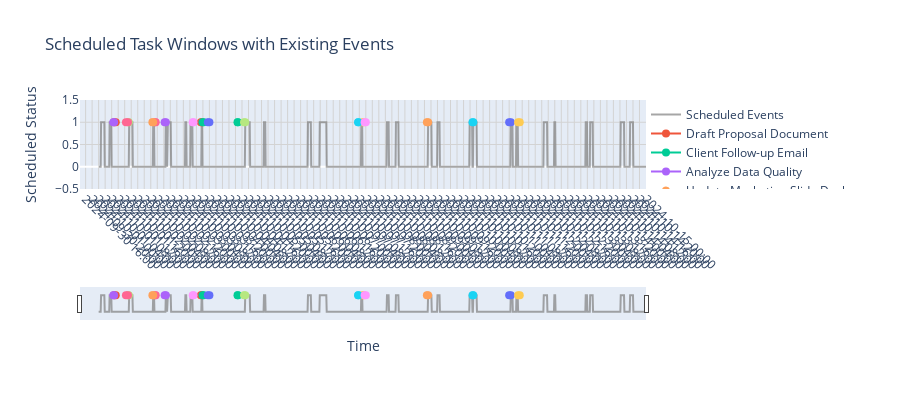

Notebook cell for this chart:
### Code cell


### Figure 1 — Plotly figure (JSON) as saved in the notebook; plotly's stock layout.template omitted (floating-point values rounded to 4 significant figures; data arrays with more than 128 entries replaced by an {"elided": "..."} marker saying what was removed)
{"data": [{"line": {"color": "gray", "width": 2}, "mode": "lines", "name": "Scheduled Events", "opacity": 0.7, "type": "scatter", "x": {"elided": "1345 str values"}, "y": {"elided": "1345 int values"}}, {"line": {"width": 2}, "marker": {"size": 8, "symbol": "circle"}, "mode": "lines+markers", "name": "Draft Proposal Document", "type": "scatter", "x": ["2024-10-03T14:45:00", "2024-10-03T15:15:00"], "y": [1, 1]}, {"line": {"width": 2}, "marker": {"size": 8, "symbol": "circle"}, "mode": "lines+markers", "name": "Client Follow-up Email", "type": "scatter", "x": ["2024-10-03T15:45:00", "2024-10-03T16:30:00"], "y": [1, 1]}, {"line": {"width": 2}, "marker": {"size": 8, "symbol": "circle"}, "mode": "lines+markers", "name": "Analyze Data Quality", "type": "scatter", "x": ["2024-10-02T16:30:00", "2024-10-02T17:15:00"], "y": [1, 1]}, {"line": {"width": 2}, "marker": {"size": 8, "symbol": "circle"}, "mode": "lines+markers", "name": "Update Marketing Slide Deck", "type": "scatter", "x": ["2024-10-09T09:30:00", "2024-10-09T10:15:00"], "y": [1, 1]}, {"line": {"width": 2}, "marker": {"size": 8, "symbol": "circle"}, "mode": "lines+markers", "name": "Create Team Strategy Outline", "type": "scatter", "x": ["2024-10-10T13:30:00", "2024-10-10T14:00:00"], "y": [1, 1]}, {"line": {"width": 2}, "marker": {"size": 8, "symbol": "circle"}, "mode": "lines+markers", "name": "Reconcile Expense Sheets", "type": "scatter", "x": ["2024-10-02T10:45:00", "2024-10-02T11:00:00"], "y": [1, 1]}, {"line": {"width": 2}, "marker": {"size": 8, "symbol": "circle"}, "mode": "lines+markers", "name": "Prepare Design Mockups", "type": "scatter", "x": ["2024-10-01T18:15:00", "2024-10-01T18:30:00"], "y": [1, 1]}, {"line": {"width": 2}, "marker": {"size": 8, "symbol": "circle"}, "mode": "lines+markers", "name": "Debug System Errors", "type": "scatter", "x": ["2024-10-03T09:45:00", "2024-10-03T10:15:00"], "y": [1, 1]}, {"line": {"width": 2}, "marker": {"size": 8, "symbol": "circle"}, "mode": "lines+markers", "name": "Compile Monthly Sales Report", "type": "scatter", "x": ["2024-10-07T18:00:00", "2024-10-07T18:45:00"], "y": [1, 1]}, {"line": {"width": 2}, "marker": {"size": 8, "symbol": "circle"}, "mode": "lines+markers", "name": "Review Sales Forecast Spreadsheet", "type": "scatter", "x": ["2024-10-11T12:00:00", "2024-10-11T13:00:00"], "y": [1, 1]}, {"line": {"width": 2}, "marker": {"size": 8, "symbol": "circle"}, "mode": "lines+markers", "name": "Organize Training Materials", "type": "scatter", "x": ["2024-10-01T09:30:00", "2024-10-01T10:30:00"], "y": [1, 1]}, {"line": {"width": 2}, "marker": {"size": 8, "symbol": "circle"}, "mode": "lines+markers", "name": "Revise Website Content Draft", "type": "scatter", "x": ["2024-10-04T13:15:00", "2024-10-04T13:30:00"], "y": [1, 1]}, {"line": {"width": 2}, "marker": {"size": 8, "symbol": "circle"}, "mode": "lines+markers", "name": "Clean Up Codebase", "type": "scatter", "x": ["2024-10-01T09:00:00", "2024-10-01T09:30:00"], "y": [1, 1]}, {"line": {"width": 2}, "marker": {"size": 8, "symbol": "circle"}, "mode": "lines+markers", "name": "Compile Financial Data for Q3", "type": "scatter", "x": ["2024-10-02T09:00:00", "2024-10-02T09:30:00"], "y": [1, 1]}, {"line": {"width": 2}, "marker": {"size": 8, "symbol": "circle"}, "mode": "lines+markers", "name": "Audit SEO Performance Logs", "type": "scatter", "x": ["2024-10-07T15:15:00", "2024-10-07T15:30:00"], "y": [1, 1]}, {"line": {"width": 2}, "marker": {"size": 8, "symbol": "circle"}, "mode": "lines+markers", "name": "Organize Product Backlog", "type": "scatter", "x": ["2024-10-01T16:45:00", "2024-10-01T18:00:00"], "y": [1, 1]}, {"line": {"width": 2}, "marker": {"size": 8, "symbol": "circle"}, "mode": "lines+markers", "name": "Prepare Onboarding Checklist", "type": "scatter", "x": ["2024-10-04T17:15:00", "2024-10-04T18:00:00"], "y": [1, 1]}, {"line": {"width": 2}, "marker": {"size": 8, "symbol": "circle"}, "mode": "lines+markers", "name": "Update Social Media Calendar", "type": "scatter", "x": ["2024-10-07T19:15:00", "2024-10-07T20:00:00"], "y": [1, 1]}, {"line": {"width": 2}, "marker": {"size": 8, "symbol": "circle"}, "mode": "lines+markers", "name": "Create Client Onboarding Packet", "type": "scatter", "x": ["2024-10-11T17:30:00", "2024-10-11T18:30:00"], "y": [1, 1]}, {"line": {"width": 2}, "marker": {"size": 8, "symbol": "circle"}, "mode": "lines+markers", "name": "Run IT System Checks", "type": "scatter", "x": ["2024-10-03T19:00:00", "2024-10-03T20:00:00"], "y": [1, 1]}], "layout": {"height": 400, "legend": {"bgcolor": "rgba(255, 255, 255, 0.5)", "x": 1, "y": 1}, "title": {"text": "Scheduled Task Windows with Existing Events"}, "xaxis": {"dtick": 14400000, "gridcolor": "lightgray", "gridwidth": 1, "rangeslider": {"visible": true}, "showgrid": true, "tickangle": 45, "tickformat": "%Y-%m-%d %H:%M", "title": {"text": "Time"}, "type": "date"}, "yaxis": {"gridcolor": "lightgray", "gridwidth": 1, "range": [-0.5, 1.5], "showgrid": true, "title": {"text": "Scheduled Status"}}}}
